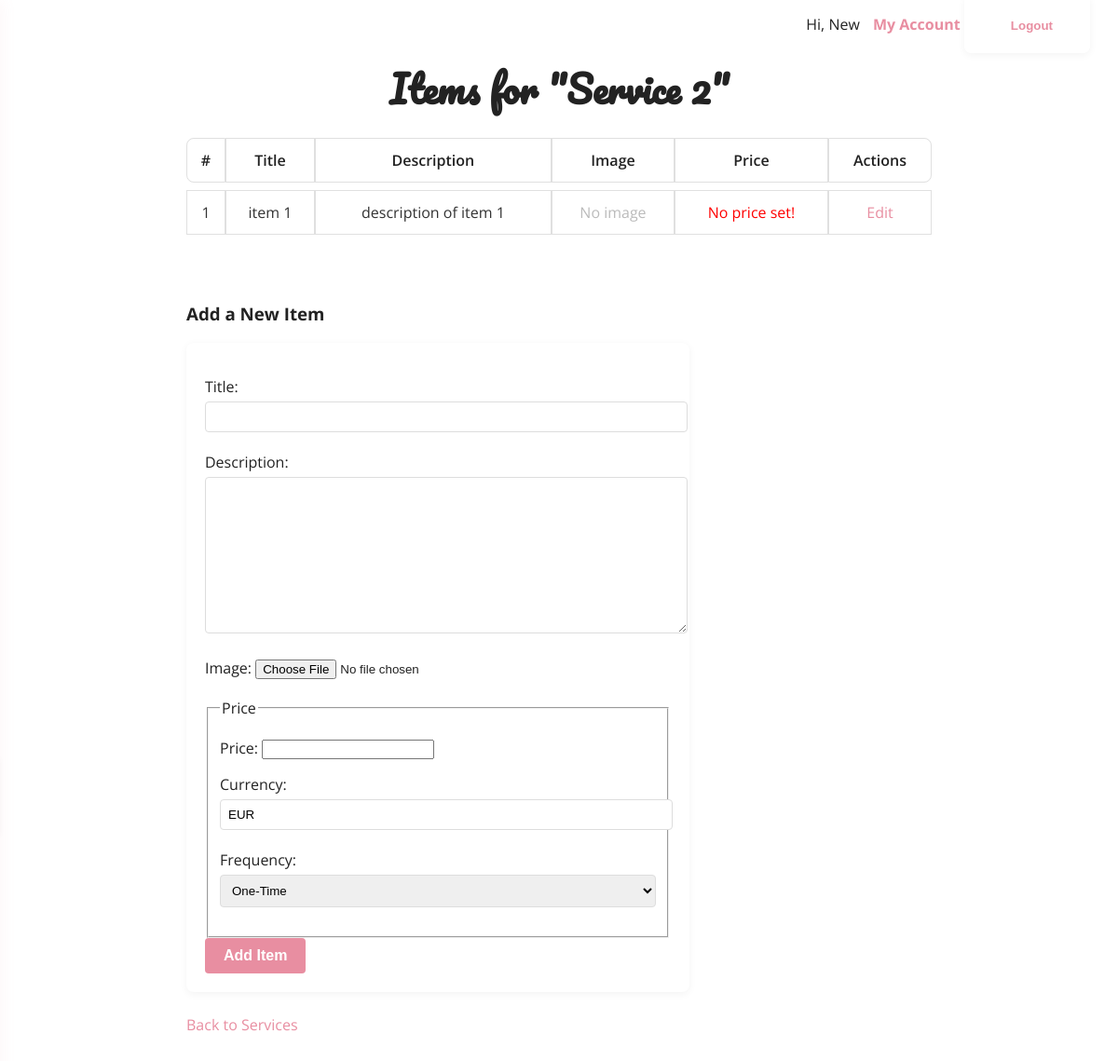
Page /services/service/4/items/ (signed in) on the earlier database version.
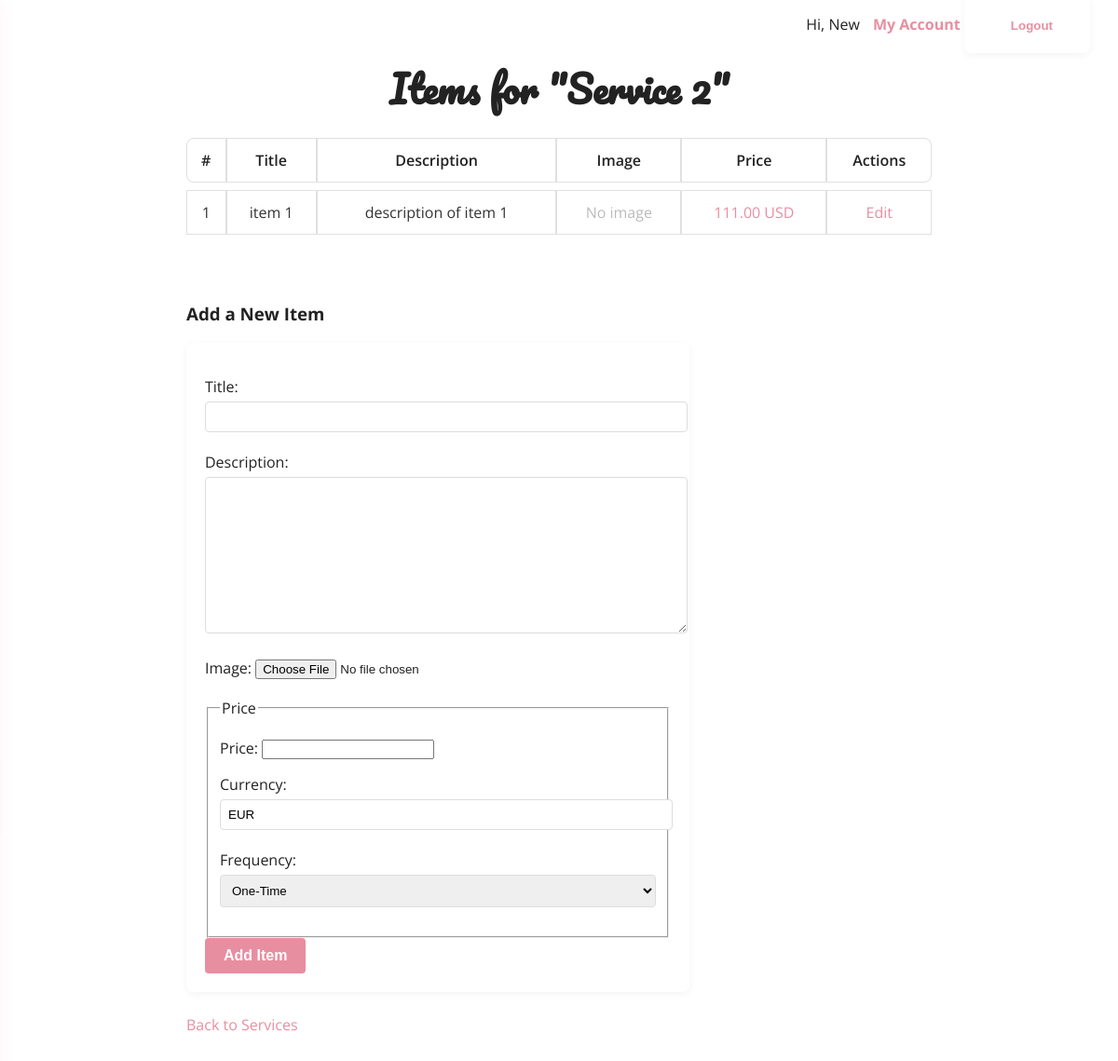
Same page on the later database version.
### services/models.py (models this page shows, shortened)
class Service(models.Model):
    professional = models.ForeignKey(
        'users.Professional', # Use string notation for cross-app relations
        on_delete=models.CASCADE, # If professional deleted, delete their services
        related_name='services' # professional.services.all()
    )
    title = models.CharField(max_length=255)
    description = models.TextField(blank=True)
    is_active = models.BooleanField(default=True, help_text="Is this service currently offered?")
    created_at = models.DateTimeField(auto_now_add=True)
    updated_at = models.DateTimeField(auto_now=True)
    class Meta:
        verbose_name = "Service"
        verbose_name_plural = "Services"
        ordering = ['professional', 'title']

class Item(models.Model):
    service = models.ForeignKey(
        Service,
        on_delete=models.CASCADE, # If service deleted, delete its items
        related_name='items' # service.items.all()
    )
    title = models.CharField(max_length=255)
    description = models.TextField(blank=True)
    image = models.ImageField(upload_to='item_images/', null=True, blank=True)
    created_at = models.DateTimeField(auto_now_add=True)
    updated_at = models.DateTimeField(auto_now=True)
    class Meta:
        verbose_name = "Item"
        verbose_name_plural = "Items"
        ordering = ['service', 'title']

class Price(models.Model):
    class FrequencyChoices(models.TextChoices):
        ONE_TIME = 'ONCE', 'One-Time'
        HOURLY = 'HOURLY', 'Hourly'
        DAILY = 'DAILY', 'Daily'
        WEEKLY = 'WEEKLY', 'Weekly'
        MONTHLY = 'MONTHLY', 'Monthly'
        ANNUALLY = 'ANNUALLY', 'Annually'
    item = models.ForeignKey(
        Item,
        on_delete=models.CASCADE, # If item deleted, delete its prices
        related_name='prices' # item.prices.all()
    )
    amount = models.DecimalField(max_digits=10, decimal_places=2)
    currency = models.CharField(max_length=3, default='EUR') # Consider choices or separate model
    frequency = models.CharField(
        max_length=10,
        choices=FrequencyChoices.choices,
        default=FrequencyChoices.ONE_TIME
    )
    description = models.CharField(max_length=255, blank=True, help_text="Optional description (e.g., 'Standard Tier', 'Discounted')")
    is_active = models.BooleanField(default=True, help_text="Is this price option currently available?")
    created_at = models.DateTimeField(auto_now_add=True)
    updated_at = models.DateTimeField(auto_now=True)
    class Meta:
        verbose_name = "Price"
        verbose_name_plural = "Prices"
        ordering = ['item', 'amount']

### services/views.py (the view)
# urls.py: path('service/<int:service_id>/items/', service_items, name='service-items'),
@login_required
def service_items(request, service_id):
    try:
        professional = request.user.professional_profile
    except Professional.DoesNotExist:
        return render(request, 'services/not_a_professional.html')
    service = Service.objects.get(id=service_id, professional=professional)
    items = Item.objects.filter(service=service)
    if request.method == 'POST':
        form = ItemForm(request.POST, request.FILES)
        price_form = PriceForm(request.POST)
        if form.is_valid() and price_form.is_valid():
            item = form.save(commit=False)
            item.service = service
            item.save()
            price = price_form.save(commit=False)
            price.item = item
            price.is_active = True
            price.save()
            return redirect('service-items', service_id=service.id)
    else:
        form = ItemForm()
        price_form = PriceForm()
    return render(request, 'services/service_items.html', {
        'service': service,
        'items': items,
        'form': form,
        'price_form': price_form,
    })

### services/forms.py
class ItemForm(forms.ModelForm):
    class Meta:
        model = Item
        fields = ['title', 'description', 'image']

class PriceForm(forms.ModelForm):
    class Meta:
        model = Price
        fields = ['amount', 'currency', 'frequency']
        labels = {
            'amount': 'Price',
            'currency': 'Currency',
            'frequency': 'Frequency',
        }

### services/templates/services/service_items.html (shortened to what this page needs)
{% extends "core/base.html" %}
{% load static %}
{% block content %}
<main>
    <div class="content-container">
        <h2 class="welcome-title">Items for "{{ service.title }}"</h2>
        <div style="overflow-x:auto;">
            <table class="items-table" style="width:100%;border-collapse:separate;border-spacing:0 8px;margin-bottom:32px;">
                <thead>
                    <tr style="background:#f8f8f8;">
                        <th style="padding:12px 8px;border-radius:8px 0 0 8px;text-align:center;">#</th>
                        <th style="padding:12px 8px;text-align:center;">Title</th>
                        <th style="padding:12px 8px;text-align:center;">Description</th>
                        <th style="padding:12px 8px;text-align:center;">Image</th>
                        <th style="padding:12px 8px;text-align:center;">Price</th>
                        <th style="padding:12px 8px;border-radius:0 8px 8px 0;text-align:center;">Actions</th>
                    </tr>
                </thead>
                <tbody>
                    {% for item in items %}
                    <tr style="background:#fff;">
                        <td style="padding:12px 8px;text-align:center; border:1px solid #e0e0e0;">{{ forloop.counter }}</td>
                        <td style="padding:12px 8px;text-align:center; border:1px solid #e0e0e0;">{{ item.title }}</td>
                        <td style="padding:12px 8px;text-align:center; border:1px solid #e0e0e0;">{{ item.description|default:"No description" }}</td>
                        <td style="padding:12px 8px;text-align:center; border:1px solid #e0e0e0;">
                            {% if item.image %}
                                <img src="{{ item.image.url }}" alt="Item Image" style="width:60px;height:60px;object-fit:cover;border-radius:8px;">
                            {% else %}
                                <span style="color:#bbb;">No image</span>
                            {% endif %}
                        </td>
                        <td style="padding:12px 8px;text-align:center; border:1px solid #e0e0e0;">
                            {% with price=item.prices.all|first %}
                                {% if price %}
                                    <span style="color:#e88ea1;">{{ price.amount }} {{ price.currency }}</span>
                                {% else %}
                                    <span style="color:red;">No price set!</span>
                                {% endif %}
                            {% endwith %}
                        </td>
                        <td style="padding:12px 8px;text-align:center; border:1px solid #e0e0e0;">
                            <a href="{% url 'edit-item' item.id %}" style="color:#e88ea1;">Edit</a>
                        </td>
                    </tr>
                    {% empty %}
                    <tr>
                        <td colspan="6" style="text-align:center;color:#888; border:1px solid #e0e0e0;">No items yet.</td>
                    </tr>
                    {% endfor %}
                </tbody>
            </table>
        </div>
        <h3 style="margin-top:32px;">Add a New Item</h3>
        <form method="post" enctype="multipart/form-data" style="margin-top:16px;max-width:500px;">
            {{ form.as_p }}
            <fieldset style="margin-top:20px;">
                <legend>Price</legend>
                {{ price_form.as_p }}
            </fieldset>
            <button type="submit" class="pink-btn">Add Item</button>
        </form>
        <p style="margin-top:24px;"><a href="{% url 'professional-account' %}" style="color:#e88ea1;">Back to Services</a></p>
    </div>
</main>
{% endblock %}

### core/templates/core/base.html (shortened to what this page needs)
{% load static %}
<!DOCTYPE html>
<html lang="en">
<head>
    <link rel="stylesheet" href="{% static 'core/css/home.css' %}">
</head>
<body>
    <div id="user-menu" style="position:fixed;top:10px;right:30px;z-index:1000;">
        {% if user.is_authenticated %}
            <span>Hi, {{ user.first_name|default:user.username }}</span>
            <a href="/users/management/" class="user-menu-link">My Account</a>
            <form action="{% url 'logout' %}" method="post" style="display:inline;">
                <button type="submit" class="user-menu-link" style="background:none;border:none;cursor:pointer;color:#e88ea1;">Logout</button>
            </form>
        {% else %}
            <a href="{% url 'login' %}" class="user-menu-link">Login</a>
            <a href="{% url 'register' %}" class="user-menu-link">Register</a>
        {% endif %}
    </div>
    {% block content %}{% endblock %}
</body>
</html>

### core/static/core/css/home.css (style rules this page uses)
body { margin: 0; font-family: 'Open Sans', Arial, sans-serif; background: #fff; color: #222; }
.welcome-title { font-family: 'Pacifico', cursive; font-size: 2.5em; text-align: center; margin-top: 40px; margin-bottom: 10px; }
.content-container { max-width: 800px; margin: 0 auto; padding: 20px; }
form { background: #fff; padding: 20px; border-radius: 8px; box-shadow: 0 2px 8px rgba(0,0,0,0.05); }
button[type="submit"] { background: #e88ea1; color: #fff; border: none; padding: 10px 20px; border-radius: 4px; cursor: pointer; font-weight: bold; transition: background 0.2s; }
input[type="text"], input[type="password"], input[type="email"], textarea, select { width: 100%; padding: 8px; margin: 5px 0; border: 1px solid #ddd; border-radius: 4px; }
a { color: #e88ea1; text-decoration: none; }
.user-menu-link { margin-left: 10px; color: #e88ea1; text-decoration: none; font-weight: bold; }

### services/templates/services/service_items.html (style rules this page uses)
.pink-btn { background: #e88ea1; color: #fff; border: none; padding: 10px 22px; border-radius: 5px; font-size: 1em; cursor: pointer; transition: background 0.2s, color 0.2s; font-weight: 600; }
.items-table th, .items-table td { background: #fff; text-align: center; }
.items-table th { font-weight: 600; color: #222; font-size: 1em; border: 1px solid #e0e0e0; }
.items-table td { color: #333; font-size: 1em; border: 1px solid #e0e0e0; }

Differences in the rows shown:
changed Item "item 1": prices.amount (not shown) → "111.00"; prices.currency (not shown) → "USD"; no longer shows "No price set!"
